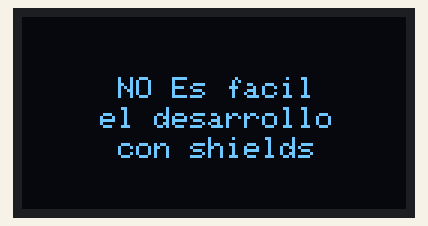
Recording of a program running on a simulated Arduino Uno, built with avr-gcc and run on an emulated ATmega328P. On the bench: 128×64 one-colour display.

Above: at 0.1 s.

The program:

main.cpp
```cpp
#include <Wire.h>             // libreria del puerto I2c
#include <Adafruit_GFX.h>     // libreria para visulizar texto y grafico en la pantalla
#include <Adafruit_SSD1306.h> // libreria del controlador SSD1306

#define ANCHO_PANTALLA 128 // defino en 128 pixeles el ancho de la pantalla
#define ALTO_PANTALLA 64   // defino en 64 pixeles el alto de la pantalla

Adafruit_SSD1306 display(ANCHO_PANTALLA, ALTO_PANTALLA, &Wire, -1); // Se genera la pantalla ccon los parametros indicados

void setup()
{

  Wire.begin(); // inicializacion de puerto I2C

  display.begin(SSD1306_SWITCHCAPVCC, 0x3C); // inicializo pantalla con variable para la alimentacion definida por la libreria(3.3v) y la direccion pra identificarla
}

void loop()
{
  display.clearDisplay();      // limpio pantalla
  display.setTextSize(1);      // doy tamaño al texto
  display.setTextColor(WHITE); // color para el texto
  display.setCursor(20, 20);   // inicio cordenadas para el texto
  display.println("  NO Es facil ");
  display.setCursor(20, 30);
  display.println(" el desarrollo ");
  display.setCursor(20, 40);
  display.println("  con shields ");
  display.display(); // Muestro por pantalla lo anterior
}
```
